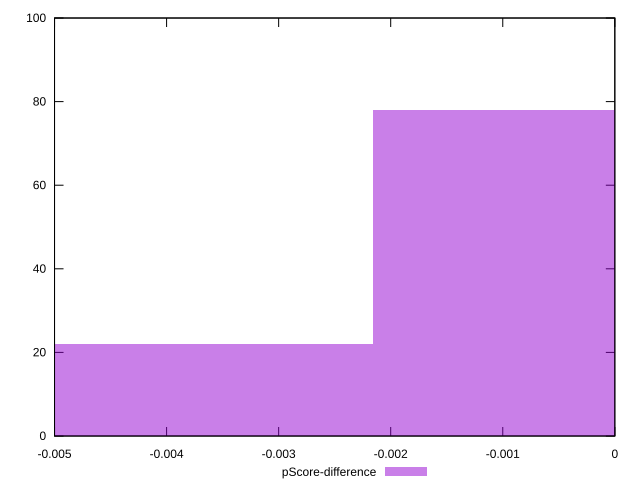

Recreate this plot in gnuplot.
reset

$pScoreDifference <<EOF
0 78
-0.004321160231164498 22
EOF

set key outside below
set boxwidth 0.004321160231164498
set xrange [-0.0050000000000000044:0]
set yrange [0:100]
set trange [0:100]
set style fill transparent solid 0.5 noborder
set terminal svg size 640, 490 enhanced background rgb 'white'
set output "reprap/uses-optimized-images/samples/pages/pScore-difference/histogram.svg"

plot $pScoreDifference title "pScore-difference" with boxes

reset
